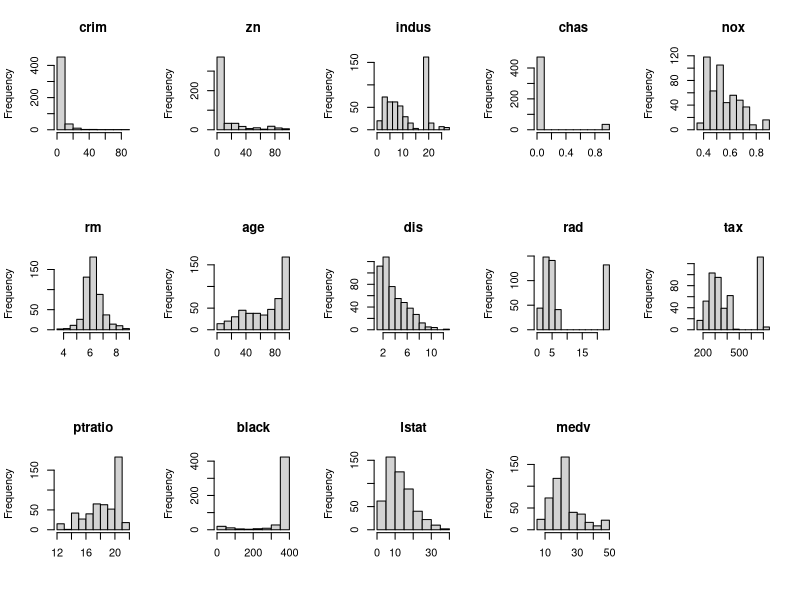
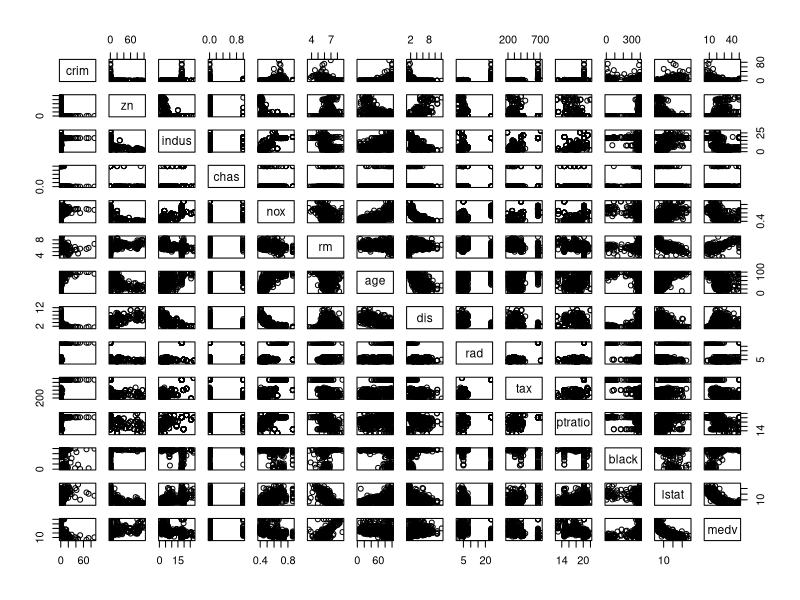
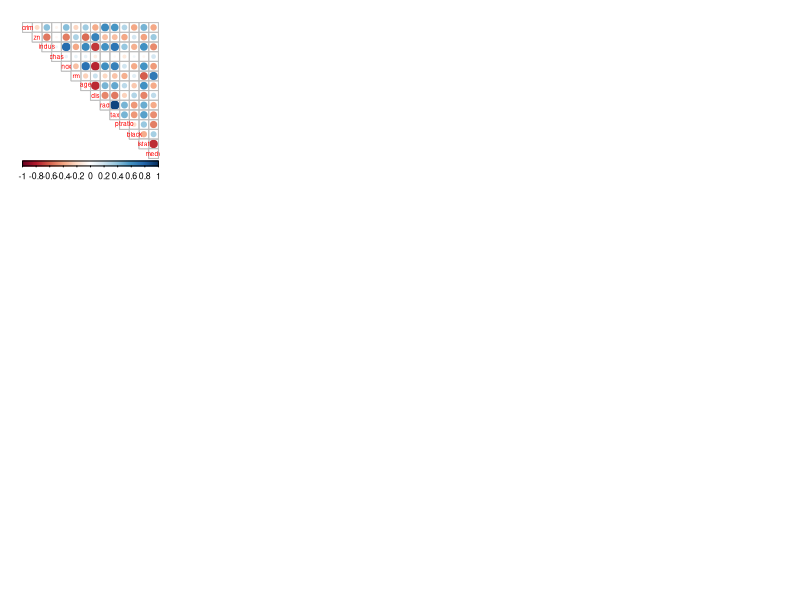

Recreate these plots in R, in order.
## ---- chunk 1
date()
## ---- chunk 2
library(MASS)
data("Boston")
str(Boston)
summary(Boston)
## ---- chunk 3
library(corrplot)
library(tidyr)
library(MASS)
data("Boston")
par(mfrow = c(3,5))
hist(Boston$crim, main="crim", xlab="")
hist(Boston$zn, main="zn", xlab="")
hist(Boston$indus, main="indus", xlab="")
hist(Boston$chas, main="chas", xlab="")
hist(Boston$nox, main="nox", xlab="")
hist(Boston$rm, main="rm", xlab="")
hist(Boston$age, main="age", xlab="")
hist(Boston$dis, main="dis", xlab="")
hist(Boston$rad, main="rad", xlab="")
hist(Boston$tax, main="tax", xlab="")
hist(Boston$ptratio, main="ptratio", xlab="")
hist(Boston$black, main="black", xlab="")
hist(Boston$lstat, main="lstat", xlab="")
hist(Boston$medv, main="medv", xlab="")
## ---- chunk 4
library(corrplot)
library(tidyr)
library(MASS)
data("Boston")
pairs(Boston)
cor_matrix<-cor(Boston) %>% round(digits = 2)
cor_matrix
corrplot(cor_matrix, method="circle", type="upper", cl.pos="b", tl.pos="d", tl.cex = 0.6)
